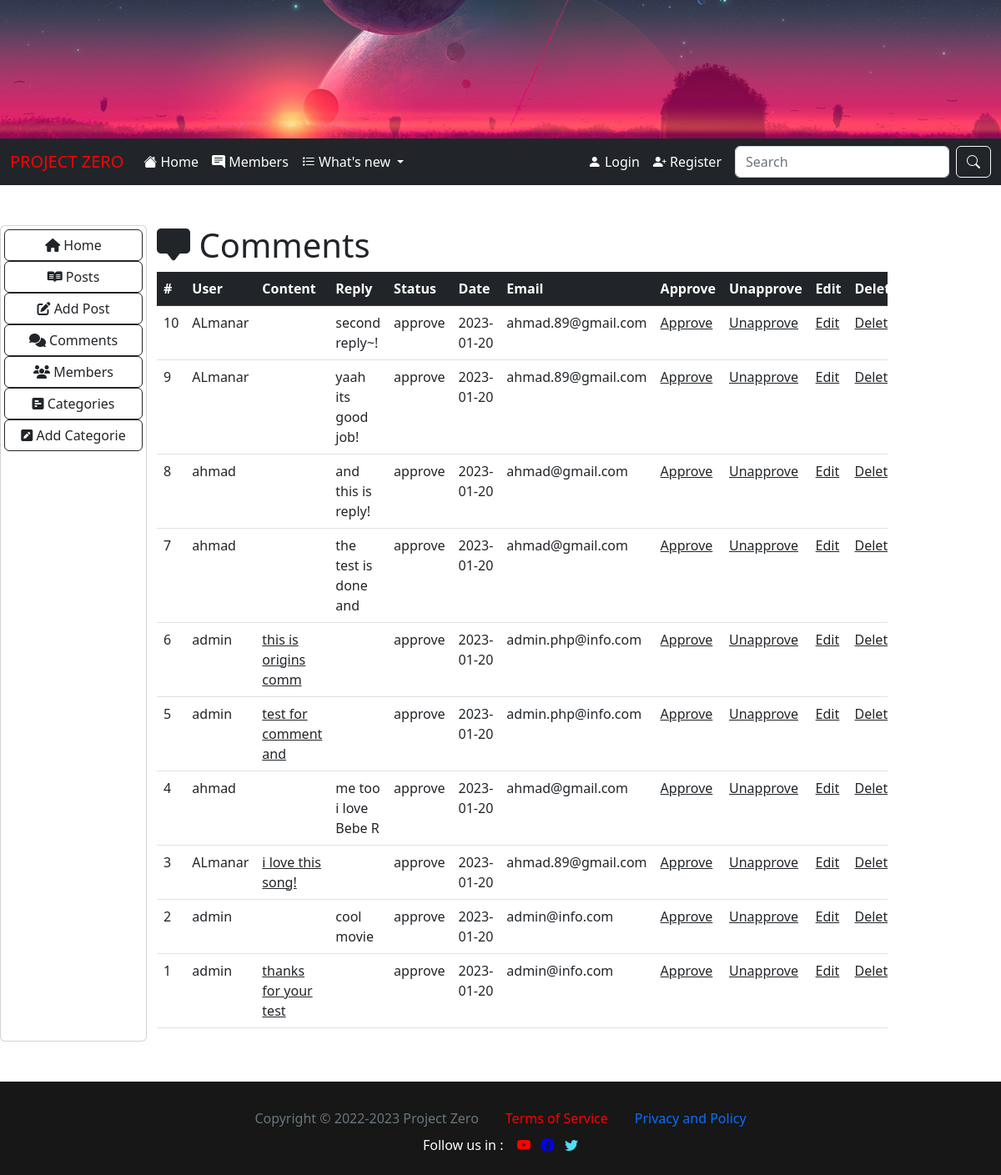
Page /admin/comments.php on the committed database.
### tables this page shows
CREATE TABLE `comments` (
  `comment_id` int(255) NOT NULL,
  `comment_user` varchar(255) NOT NULL,
  `comment_date` date NOT NULL,
  `comment_image` text NOT NULL,
  `comment_content` text NOT NULL,
  `reply_comment` text NOT NULL,
  `number_of_comment` int(255) NOT NULL,
  `comment_post_id` int(255) NOT NULL,
  `comment_status` varchar(255) NOT NULL,
  `comment_email` varchar(255) NOT NULL
);

### admin/comments.php (the view, shortened to what this page needs)
<?php include "nav.php"; ?>
  <div class="col-9">
    <div class="container">
      <h1 class="mt-5"><i class="bi bi-chat-square-fill"></i> Comments</h1>
      <div class="table-responsive">
        <table class="table table-hover">
          <thead class="table-dark">
            <tr>
              <th scope="col">#</th>
              <th scope="col">User</th>
              <th scope="col">Content</th>
              <th scope="col">Reply</th>
              <th scope="col">Status</th>
              <th scope="col">Date</th>
              <th scope="col">Email</th>
              <th scope="col">Approve</th>
              <th scope="col">Unapprove</th>
              <th scope="col">Edit</th>
              <th scope="col">Delete</th>
            </tr>
          </thead>
          <tbody>
              <?php
                    $query = "SELECT * FROM comments ORDER BY comment_id DESC";
                    $result = $conn->prepare($query);
                    $result->execute();
                    while($row = $result->fetch()){
                        $comment_id       = $row['comment_id'];
                        $comment_user     = $row['comment_user'];
                        $comment_date     = $row['comment_date'];
                        $comment_content  = substr($row['comment_content'],0,20);
                        $ReplyComment     = substr($row['reply_comment'],0,20);
                        $comment_status	  = $row['comment_status'];
                        $comment_post_id  = $row['comment_post_id'];
                        $comment_email    = $row['comment_email'];
                    echo "<tr>";
                    echo "<td>$comment_id</td>";
                    echo "<td>$comment_user</td>";
                    echo "<td><a class='text-dark' href='../post.php?p=$comment_post_id'>$comment_content</a></td>";
                    echo "<td>$ReplyComment</td>";
                    echo "<td>$comment_status</td>";
                    echo "<td>$comment_date</td>";
                    echo "<td>$comment_email</td>";
                    echo "<td><a class='text-dark' href='comments.php?app=$comment_id'>Approve</a></td>";
                    echo "<td><a class='text-dark' href='comments.php?unapp=$comment_id'>Unapprove</a></td>";
                    echo "<td><a class='text-dark' href='edit_comment.php?edit=$comment_id'>Edit</a></td>";
                    echo "<td><a class='text-dark' href='comments.php?del=$comment_id'>Delete</a></td>";
                    echo "</tr>";
                    }
                ?>
          </tbody>
        </table>
      </div>
    </div>
  </div>
</div>
<?php include "../footer.php";?>

### rows in the picture
comments: comment_id "10", comment_user "ALmanar", reply_comment "second reply~!", comment_status "approve", comment_date "2023-01-20", comment_email "ahmad.89@gmail.com"
comments: comment_id "9", comment_user "ALmanar", reply_comment "yaah its good job!", comment_status "approve", comment_date "2023-01-20", comment_email "ahmad.89@gmail.com"
comments: comment_id "8", comment_user "ahmad", reply_comment "and this is reply!", comment_status "approve", comment_date "2023-01-20", comment_email "ahmad@gmail.com"
comments: comment_id "7", comment_user "ahmad", reply_comment "the test is done and", comment_status "approve", comment_date "2023-01-20", comment_email "ahmad@gmail.com"
comments: comment_id "6", comment_user "admin", comment_content "this is origins comm", comment_status "approve", comment_date "2023-01-20", comment_email "admin.php@info.com"
comments: comment_id "5", comment_user "admin", comment_content "test for comment and", comment_status "approve", comment_date "2023-01-20", comment_email "admin.php@info.com"
comments: comment_id "4", comment_user "ahmad", reply_comment "me too i love Bebe R", comment_status "approve", comment_date "2023-01-20", comment_email "ahmad@gmail.com"
comments: comment_id "3", comment_user "ALmanar", comment_content "i love this song!", comment_status "approve", comment_date "2023-01-20", comment_email "ahmad.89@gmail.com"
comments: comment_id "2", comment_user "admin", reply_comment "cool movie", comment_status "approve", comment_date "2023-01-20", comment_email "admin@info.com"
comments: comment_id "1", comment_user "admin", comment_content "thanks for your test", comment_status "approve", comment_date "2023-01-20", comment_email "admin@info.com"
